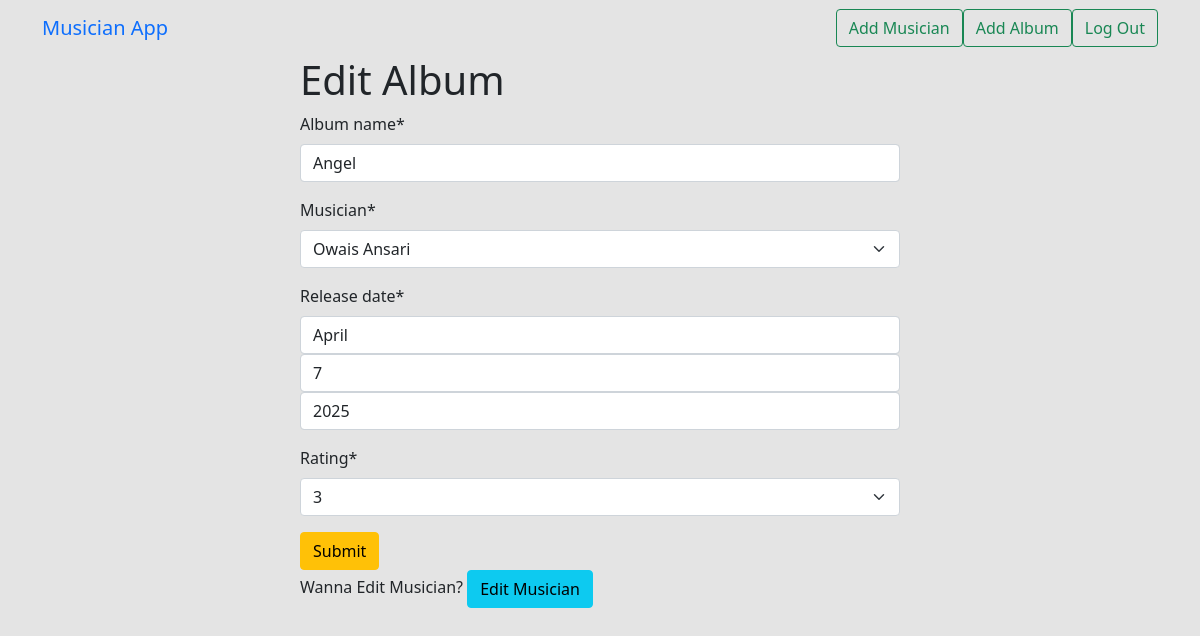
Screenshot of /edit_album/4/ (signed in) with the database file from the repository.
### musician_app/models.py (models this page shows, shortened)
class Album(models.Model):
    CHOICES = (('1', 1), ('2', 2), ('3', 3), ('4', 4), ('5', 5))
    album_name = models.CharField(max_length=50)
    musician = models.ForeignKey(
        Musician, on_delete=models.CASCADE, related_name="albums")
    release_date = models.DateField()
    rating = models.CharField(choices=CHOICES, max_length=2)

### musician_app/views.py (the view)
# urls.py: path('edit_album/<int:id>/', views.EditAlbum.as_view(), name='edit_album'),
@method_decorator(login_required, name='dispatch')
class EditAlbum(UpdateView):
    model = Album
    form_class = AlbumForm
    template_name = 'edit_album.html'
    pk_url_kwarg = 'id'
    success_url = reverse_lazy('home')

### musician_app/forms.py
class AlbumForm(forms.ModelForm):
    release_date = forms.DateTimeField(widget=forms.SelectDateWidget)
    class Meta:
        model = Album
        fields = ['album_name', 'musician', 'release_date', 'rating']

### musician_app/models.py (called while the page is built)
    def __str__(self) -> str:
        return f"{self.first_name} {self.last_name}"

### musician_app/templates/edit_album.html
{% extends 'base.html' %} {% load crispy_forms_tags %} {% block content %}
<form style="width: 50%; margin: auto" method="post">
  <h1>Edit Album</h1>
  {% csrf_token %} {{form | crispy}}
  <button class="btn btn-warning">Submit</button>
  <br />
  Wanna Edit Musician?
  <a href="{% url 'edit_musician' id=album.musician.pk %}" class="btn btn-info"
    >Edit Musician</a
  >
</form>
{% endblock %}

### rows the page displays
Album: album_name "Angel", musician "Owais Ansari", rating "3"
